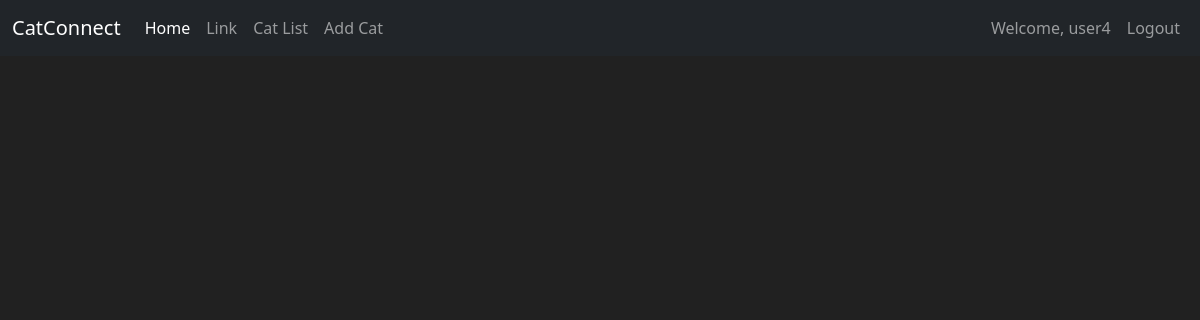
Page /editcat/5 (signed in) on the earlier database version.
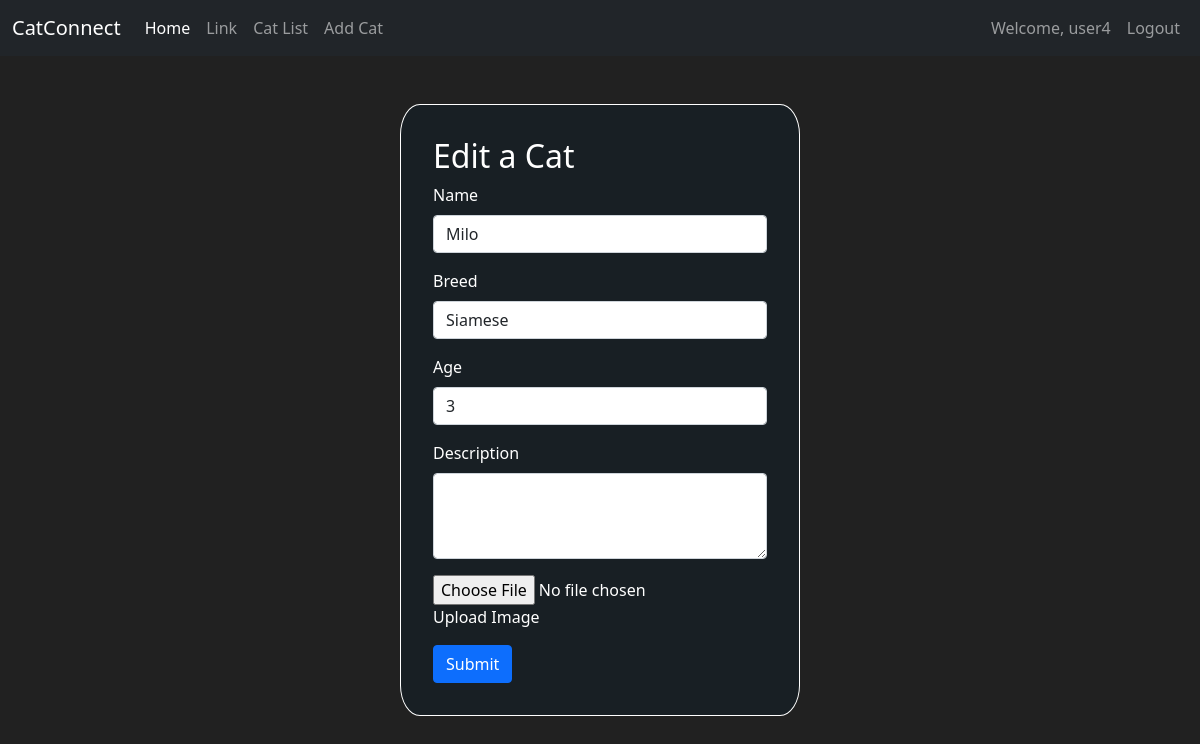
Same page on the later database version.
### catconnect/models.py (models this page shows, shortened)
class Cats(db.Model):
    id = db.Column(db.Integer, primary_key=True) #primary key column, automatically generated IDs
    name = db.Column(db.String(80), index=True, unique=False)
    breed = db.Column(db.String(80), index=True, unique=False)
    age = db.Column(db.Integer, index=True, unique=False)
    description = db.Column(db.String(125), index=True, unique=False)
    image = db.Column(db.String(80), index=True, unique=False)
    date_added = db.Column(db.DateTime, default=datetime.utcnow) # automatically added when has a new record

### catconnect/routes.py (the view)
@app.route("/editcat/<int:id>", methods=['GET'])
@login_required
def editcat(id):
    cat = Cats.query.get(id)
    return render_template('edit_cat.html', cat=cat)

### catconnect/models.py (called while the page is built)
@login_manager.user_loader
def load_user(user_id):
    return User.query.get(int(user_id))

### catconnect/templates/edit_cat.html (shortened to what this page needs)
{% extends 'base2.html' %}
{% block style %}
<link rel="stylesheet" href="{{ url_for('static', filename='add_cat.css') }}">
{% endblock %}
{% block contents %}
<div class="container">
  {% if cat %}
    <section class="add-cat-container my-5">
        <div class="form-container">
        <h2>Edit a Cat</h2>
        <form id="form-add-cat" method='POST' action="{{url_for('updatecat', id=cat.id)}}" enctype="multipart/form-data">
            <div class="form-group mb-3">
            <label for="cat_name" class="form-label">Name</label>
            <input type="text" name="cat_name" class="form-control" id="cat_name" value="{{cat.name}}" required>
            </div>
            <div class="form-group mb-3">
            <label for="breed" class="form-label">Breed</label>
            <input type="text" name="breed" class="form-control" id="breed" value="{{cat.breed}}" required>
            </div>
            <div class="form-group mb-3">
            <label for="age" class="form-label">Age</label>
            <input type="number" name="age" class="form-control" id="age" value="{{cat.age}}" required>
            </div>
            <div class="form-group mb-3">
                <label class="form-label" for="description">Description</label>
                <textarea name="description" class="form-control" id="description" value="{{cat.description}}" rows="3" required></textarea>
            </div>
            <div class="form-group mb-3 custom-file">
            <input type="file" name="file" class="custom-file-input" id="file" value="{{cat.image}}" required>
            <label class="custom-file-label" for="file">Upload Image</label>
            </div>
            <button type="submit" class="btn btn-primary">Submit</button>
        </form>
        </div>
    </section>
  {% endif %}
</div>
{% endblock %}

Differences in the rows shown:
added Cats: cat_name "Milo", breed "Siamese", age "3"
Other differences:
text now shown: "Edit a Cat Name Breed Age Description Upload Image Submit"
